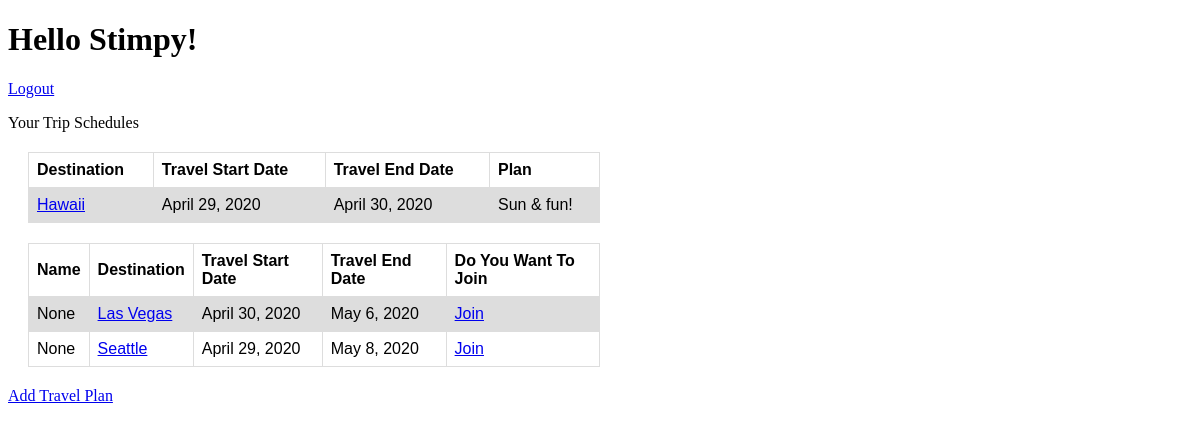
/home (signed in), run on the app's committed database.
### travelBuddyApp/models.py (models this page shows, shortened)
class User (models.Model):
    name = models.CharField(max_length=255)
    userName = models.CharField(max_length=255)
    password = models.CharField(max_length=255)
    created_at = models.DateTimeField(auto_now_add=True)
    updated_at = models.DateTimeField(auto_now=True)
    objects = UserManager()

class Trip (models.Model):
    dest = models.CharField(max_length=255)
    desc = models.CharField(max_length=255)
    tdFrom = models.DateField()
    tdTo = models.DateField()
    travler = models.ManyToManyField(User, related_name = 'travel')
    created_at = models.DateTimeField(auto_now_add=True)
    updated_at = models.DateTimeField(auto_now=True)
    objects = TripManager()

### travelBuddyApp/views.py (the view)
# urls.py: 2. Add a URL to urlpatterns:  path('', views.home, name='home')
def home(request):
    if 'loggedIn' not in request.session:
        return redirect('/')
    loggedUser = User.objects.get(id=request.session['loggedIn'])
    context = {
        'loggedUser': loggedUser,
        'userTrips': Trip.objects.filter(travler=loggedUser),
        'allTrips': Trip.objects.exclude(travler=loggedUser),
    }
    return render(request, "home.html", context)

### travelBuddyApp/templates/home.html (shortened to what this page needs)
<!DOCTYPE html>
<html lang="en">
<head>
</head>
<body>
    <h1>Hello {{loggedUser.name}}!</h1>
    <a href="/logout">Logout</a>
    <p>Your Trip Schedules</p>
    <div class="matting">
        <table>
            <tr>
                <th>Destination</th>
                <th>Travel Start Date</th>
                <th>Travel End Date</th>
                <th>Plan</th>
            </tr>
            {% for travel in userTrips %}
            <tr>
                <td>
                    <a href="/destination/{{travel.id}}">{{travel.dest}}</a>
                </td>
                <td>
                    {{travel.tdFrom}}
                </td>
                <td>
                    {{travel.tdTo}}
                </td>
                <td>
                    {{travel.desc}}
                </td>
            </tr>
            {% endfor %}
        </table>
    </div>
    <div class="matting">
        <table>
            <tr>
                <th>Name</th>
                <th>Destination</th>
                <th>Travel Start Date</th>
                <th>Travel End Date</th>
                <th>Do You Want To Join</th>
            </tr>
            {% for travel in allTrips %}
            <tr>
                <td>
                    {{travel.travler.name}}
                </td>
                <td>
                    <a href="/destination/{{travel.id}}">{{travel.dest}}</a>
                </td>
                <td>
                    {{travel.tdFrom}}
                </td>
                <td>
                    {{travel.tdTo}}
                </td>
                <td>
                    <a href="/join/{{travel.id}}">Join</a>
                </td>
            </tr>
            {% endfor %}
        </table>
    </div>
    <a href="/add">Add Travel Plan</a>
</body>
</html>

### travelBuddyApp/templates/home.html (style rules this page uses)
.matting { margin: 20px; width: auto; }
table { font-family: arial, sans-serif; border-collapse: collapse; width: 50%; }
td, th { border: 1px solid #dddddd; text-align: left; padding: 8px; }
tr:nth-child(even) { background-color: #dddddd; }

### data on the page
User: name "Stimpy"
Trip: dest "Hawaii", tdFrom "April 29, 2020", tdTo "April 30, 2020", desc "Sun & fun!"
Trip: travler.name "None", dest "Las Vegas", tdFrom "April 30, 2020", tdTo "May 6, 2020"
Trip: travler.name "None", dest "Seattle", tdFrom "April 29, 2020", tdTo "May 8, 2020"
